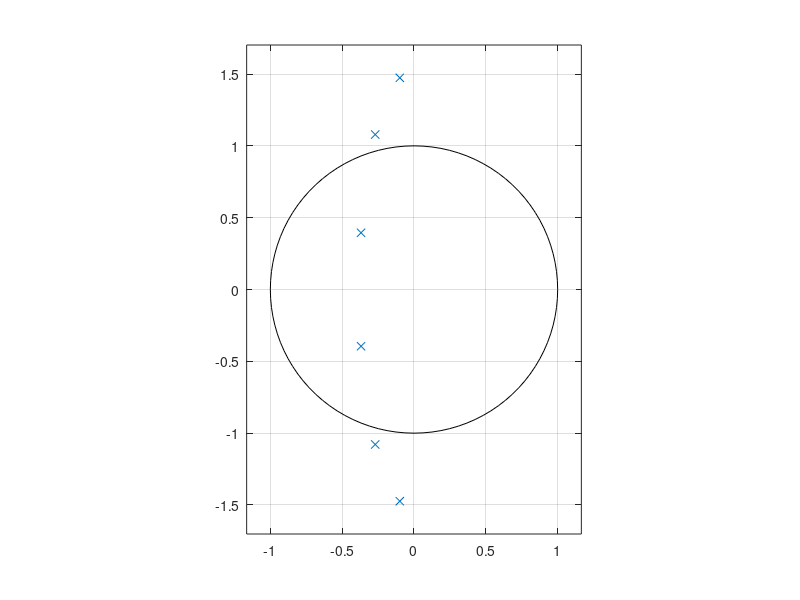

Write the MATLAB code that produced this figure.
wp =pi/2;
N =6;
e =0.5;
S = zeros(1,N);
A = zeros(1,N);
  B = (1/N)*asinh(-1/e);
for k = 1:N
   A=((2*(k-1))+1)*pi/(2*N);
    S(k)=wp*((sin(A)*sinh(B))+(1i*cos(A)*cos(B)));
end

V = S.';

zplane([],V);